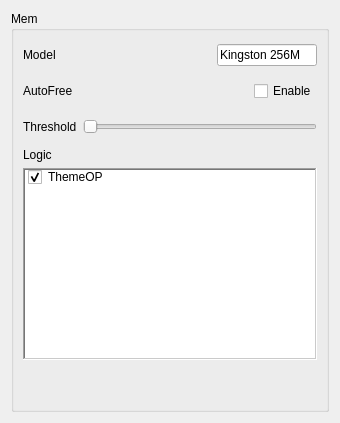
     <widget class="QWidget" name="page_Mem">
      <layout class="QVBoxLayout" name="verticalLayout_6">
       <item>
        <widget class="QGroupBox" name="System_Mem">
         <property name="font">
          <font>
           <weight>50</weight>
           <bold>false</bold>
          </font>
         </property>
         <property name="title">
          <string>Mem</string>
         </property>
         <property name="flat">
          <bool>true</bool>
         </property>
         <property name="checkable">
          <bool>false</bool>
         </property>
         <layout class="QVBoxLayout" name="verticalLayout_5">
          <item>
           <layout class="QHBoxLayout" name="horizontalLayout_5">
            <item>
             <widget class="QLabel" name="label_5">
              <property name="minimumSize">
               <size>
                <width>0</width>
                <height>30</height>
               </size>
              </property>
              <property name="font">
               <font>
                <weight>50</weight>
                <bold>false</bold>
               </font>
              </property>
              <property name="text">
               <string>Model       </string>
              </property>
             </widget>
            </item>
            <item>
             <spacer name="horizontalSpacer_5">
              <property name="orientation">
               <enum>Qt::Horizontal</enum>
              </property>
              <property name="sizeHint" stdset="0">
               <size>
                <width>40</width>
                <height>20</height>
               </size>
              </property>
             </spacer>
            </item>
            <item>
             <widget class="QLineEdit" name="System_Mem_Model_String_Text">
              <property name="minimumSize">
               <size>
                <width>0</width>
                <height>0</height>
               </size>
              </property>
              <property name="maximumSize">
               <size>
                <width>100</width>
                <height>16777215</height>
               </size>
              </property>
              <property name="font">
               <font>
                <weight>50</weight>
                <bold>false</bold>
               </font>
              </property>
              <property name="autoFillBackground">
               <bool>false</bool>
              </property>
              <property name="inputMethodHints">
               <set>Qt::ImhNone</set>
              </property>
              <property name="text">
               <string>Kingston 256M</string>
              </property>
              <property name="readOnly">
               <bool>true</bool>
              </property>
             </widget>
            </item>
           </layout>
          </item>
          <item>
           <layout class="QHBoxLayout" name="horizontalLayout_61">
            <item>
             <widget class="QLabel" name="label_41">
              <property name="minimumSize">
               <size>
                <width>0</width>
                <height>30</height>
               </size>
              </property>
              <property name="text">
               <string>AutoFree</string>
              </property>
             </widget>
            </item>
            <item>
             <spacer name="horizontalSpacer_71">
              <property name="orientation">
               <enum>Qt::Horizontal</enum>
              </property>
              <property name="sizeHint" stdset="0">
               <size>
                <width>175</width>
                <height>20</height>
               </size>
              </property>
             </spacer>
            </item>
            <item>
             <widget class="QCheckBox" name="System_Mem_AutoRelease_Bool_IsChecked">
              <property name="text">
               <string>Enable</string>
              </property>
             </widget>
            </item>
           </layout>
          </item>
          <item>
           <layout class="QHBoxLayout" name="horizontalLayout_65">
            <item>
             <widget class="QLabel" name="label_76">
              <property name="minimumSize">
               <size>
                <width>0</width>
                <height>30</height>
               </size>
              </property>
              <property name="text">
               <string>Threshold</string>
              </property>
             </widget>
            </item>
            <item>
             <widget class="QSlider" name="System_Mem_Threshold_Num_Value">
              <property name="orientation">
               <enum>Qt::Horizontal</enum>
              </property>
             </widget>
            </item>
           </layout>
          </item>
          <item>
           <widget class="QLabel" name="label_73">
            <property name="text">
             <string>Logic</string>
            </property>
           </widget>
          </item>
          <item>
           <widget class="UpSelecQListWidget" name="System_Mem_Logic_Check_Item_2">
            <property name="frameShape">
             <enum>QFrame::WinPanel</enum>
            </property>
            <item>
             <property name="text">
              <string>ThemeOP</string>
             </property>
             <property name="checkState">
              <enum>Checked</enum>
             </property>
             <property name="icon">
              <iconset resource="../IDE.qrc">
               <normaloff>:/Menu/rc/Menu/chat.png</normaloff>:/Menu/rc/Menu/chat.png</iconset>
             </property>
            </item>
           </widget>
          </item>
          <item>
           <spacer name="verticalSpacer_6">
            <property name="orientation">
             <enum>Qt::Vertical</enum>
            </property>
            <property name="sizeHint" stdset="0">
             <size>
              <width>20</width>
              <height>40</height>
             </size>
            </property>
           </spacer>
          </item>
         </layout>
        </widget>
       </item>
      </layout>
     </widget>
